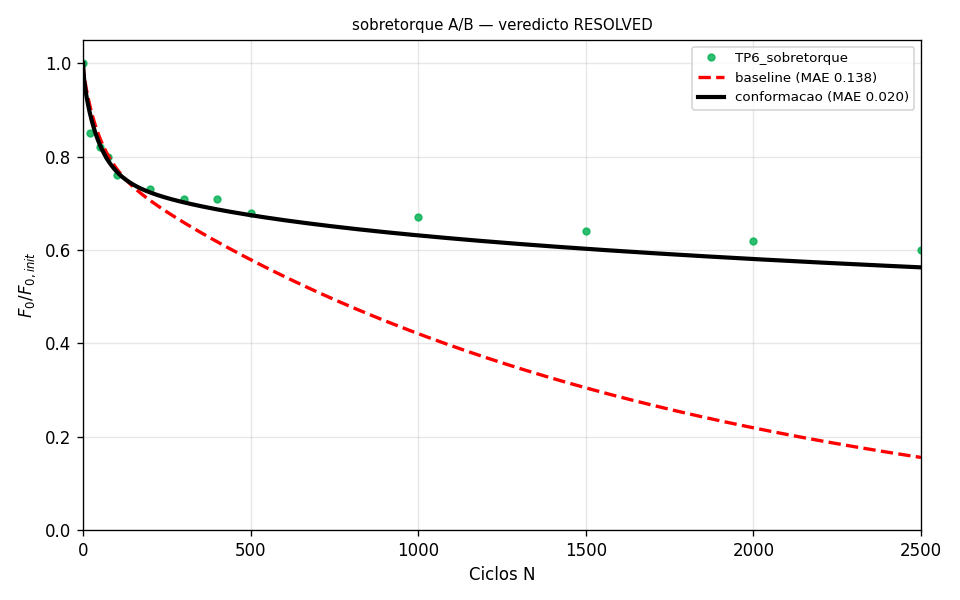

Generate this figure with Python:
"""Fase 2 — validacao do mecanismo de conformacao dependente de pressao
(spec 2026-07-04 §9). Testa se a fisica compartilhada COM conformacao ativa
fecha o sobretorque SEM perturbar as demais condicoes.

A/B direto (SharedCalibrator._fit_subset), n=2 fixo, W_conf_ref o unico novo
numero fitado. Artefatos proprios; o bloco `shared` canonico NUNCA e escrito.
Thresholds PRE-REGISTRADOS (spec §9) — nao ajustar para forcar veredicto.

Run:  python New_Theory/conformation_fit.py [--quick]
Runtime: ~2-6 h (duas passadas de fit x 4 condicoes x 2500 ciclos).
"""
from __future__ import annotations

import json
import sys
from pathlib import Path

ROOT = Path(__file__).resolve().parents[1]
sys.path.insert(0, str(ROOT / "src"))
sys.path.insert(0, str(ROOT / "New_Theory"))

OUT_JSON = ROOT / "New_Theory" / "conformation_fit.json"
OUT_PNG = ROOT / "New_Theory" / "conformation_fit.png"
OUT_MD = ROOT / "New_Theory" / "conformation_fit_report.md"

# Thresholds PRE-REGISTRADOS (spec §9) — congelados.
RESOLVE_MAE = 0.06
PERSIST_MAE = 0.10
OTHERS_HOLD = 0.01
OTHERS_DEGRADE = 0.02
_OTHERS = ("nova", "reusada", "reaperto")


def build_conformation_config(n_cycles: int = 2500):
    """Config compartilhada canonica + constantes de conformacao nos priors
    (n=2 e p_ref fixos; W_conf_ref e o unico novo fitavel). Import de
    calibrate_shared lazy (mantem o import do modulo leve para os testes)."""
    from calibrate_shared import build_shared_config
    cfg = build_shared_config(n_cycles=n_cycles)
    cfg.priors = dict(cfg.priors, W_conf_ref=1e5,
                      conform_pressure_exp=2.0, p_ref_conform=5.0e8)
    cfg.bounds = dict(cfg.bounds, W_conf_ref=(1e3, 1e8))
    return cfg


def build_conformation_config_fitn(n_cycles: int = 2500):
    """Como build_conformation_config, mas conform_pressure_exp TAMBEM fitavel
    (n livre em [0.5, 4.0]) — robustez do expoente de pressao (spec §11 #1)."""
    cfg = build_conformation_config(n_cycles=n_cycles)
    cfg.bounds = dict(cfg.bounds, conform_pressure_exp=(0.5, 4.0))
    return cfg


def build_conformation_config_effective(n_cycles: int = 2500):
    """Como build_conformation_config (n=2 fixo, W_conf_ref o unico fitavel),
    mas seleciona o driver auto-limitante 'effective' (spec §7): o incremento de
    W_conf e ponderado pelo gate de inicio-de-ciclo (plateau, nao equilibrio
    verdadeiro c*<1). Testa se a auto-atenuacao mantem a nova inerte SEM o n
    agudo que o strand 1 (fit-n) expos no driver raw."""
    cfg = build_conformation_config(n_cycles=n_cycles)
    cfg.conform_driver = "effective"
    return cfg


def build_conformation_config_effective_fitn(n_cycles: int = 2500):
    """Driver 'effective' com n TAMBEM fitavel — testa se a auto-atenuacao tira
    o n do teto (o rail 3.9999 que o strand 1 expos no driver raw)."""
    cfg = build_conformation_config_effective(n_cycles=n_cycles)
    cfg.bounds = dict(cfg.bounds, conform_pressure_exp=(0.5, 4.0))
    return cfg


def classify_conformation_verdict(base_maes, treat_maes,
                                  base_resid, treat_resid) -> dict:
    """Veredicto pre-registrado (spec §9). AS IS."""
    sob = float(treat_maes["sobretorque"])
    deltas = {c: float(treat_maes[c] - base_maes[c]) for c in _OTHERS}
    max_delta = max(deltas.values())
    resid_ok = abs(treat_resid) <= abs(base_resid) + 1.0
    if sob < RESOLVE_MAE and max_delta < OTHERS_HOLD and resid_ok:
        verdict = "RESOLVED"
    elif sob > PERSIST_MAE or max_delta > OTHERS_DEGRADE:
        verdict = "FALSIFIED"
    else:
        verdict = "PARTIAL"
    return dict(verdict=verdict, sobretorque_mae=sob,
                max_others_delta=max_delta, others_deltas=deltas,
                resid_ok=resid_ok)


def run_ab(n_cycles: int):
    """Baseline {C_creep} (conformacao off) vs treatment {C_creep, W_conf_ref}
    (conformacao ativa, n=2 fixo). Mesmo setup de F0 (bound 120 kN) nos dois."""
    from bolt_analysis_studio.calibration.shared_calibrator import SharedCalibrator
    from calibrate_shared import build_shared_config
    cal_b = SharedCalibrator(build_shared_config(n_cycles=n_cycles))
    cal_b._fit_subset(["C_creep"])
    base_maes = cal_b.mae_by_condition()
    cal_t = SharedCalibrator(build_conformation_config(n_cycles=n_cycles))
    cal_t._fit_subset(["C_creep", "W_conf_ref"])
    treat_maes = cal_t.mae_by_condition()
    return cal_b, base_maes, cal_t, treat_maes


def _sobretorque_residual(cal, n_cycles: int) -> float:
    """Residual de conservacao rodando o sobretorque com as constantes de
    `cal` (mesmo setup de _run_condition, mas expondo energy)."""
    from bolt_analysis_studio.numerical.dynamic_stiffness_analyzer import (
        DynamicStiffnessAnalyzer)
    cond = next(c for c in cal.cfg.conditions if c.name == "sobretorque")
    ana = DynamicStiffnessAnalyzer(
        cal.cfg.geom, cal._material(cond), cal._F0(cond),
        initial_damage=cond.D_init, initial_embedding_frac=cond.emb_consumed_frac)
    for _ in range(n_cycles):
        ana.step_cycle(cond.F_amp, cal.cfg.theta, cal.cfg.freq,
                       delta_amp=cond.delta_amp)
    return float(ana.energy.conservation_residual)


def main():
    import matplotlib
    matplotlib.use("Agg")
    import matplotlib.pyplot as plt

    quick = "--quick" in sys.argv
    n_cycles = 300 if quick else 2500

    cal_b, base_maes, cal_t, treat_maes = run_ab(n_cycles)
    base_resid = _sobretorque_residual(cal_b, n_cycles)
    treat_resid = _sobretorque_residual(cal_t, n_cycles)
    verdict = classify_conformation_verdict(base_maes, treat_maes,
                                            base_resid, treat_resid)
    W_conf_ref_fit = float(cal_t.constants["W_conf_ref"])

    print("== conformacao A/B (n=2 fixo; W_conf_ref o unico novo fitado) ==")
    for c in ("nova", "reusada", "sobretorque", "reaperto"):
        print(f"  {c:12s} base {base_maes[c]:.4f} -> treat {treat_maes[c]:.4f}"
              f"  (d {treat_maes[c]-base_maes[c]:+.4f})")
    print(f"  W_conf_ref fitado = {W_conf_ref_fit:.4g}")
    print(f"  residual sobretorque: base {base_resid:.3e} -> treat {treat_resid:.3e}")
    print(f"  VEREDICTO (pre-registrado): {verdict['verdict']}")

    # plot: sobretorque data + baseline sim + treatment sim
    sob_b = next(c for c in cal_b.cfg.conditions if c.name == "sobretorque")
    nb, rb = cal_b._run_condition(sob_b)
    sob_t = next(c for c in cal_t.cfg.conditions if c.name == "sobretorque")
    nt, rt = cal_t._run_condition(sob_t)
    fig, ax = plt.subplots(figsize=(8, 5))
    for cv in sob_b.curves:
        ax.plot(cv["cycles"], cv["ratio"], "o", ms=4, color="#00B050",
                alpha=0.8, label=cv["name"])
    ax.plot(nb, rb, "r--", lw=2, label=f"baseline (MAE {base_maes['sobretorque']:.3f})")
    ax.plot(nt, rt, "k-", lw=2.5,
            label=f"conformacao (MAE {treat_maes['sobretorque']:.3f})")
    ax.set_title(f"sobretorque A/B — veredicto {verdict['verdict']}", fontsize=9)
    ax.set_xlabel("Ciclos N"); ax.set_ylabel(r"$F_0/F_{0,init}$")
    ax.set_xlim(0, n_cycles); ax.set_ylim(0, 1.05); ax.grid(alpha=0.3)
    ax.legend(loc="upper right", fontsize=8)
    plt.tight_layout()

    if quick:
        fig.savefig(OUT_PNG, dpi=110)
        print("--quick: smoke (NAO cientifico); png gerado, sem JSON/report.")
        return
    fig.savefig(OUT_PNG, dpi=120)

    out = dict(
        campaign="Fase 2 — validacao da conformacao (spec 2026-07-04 §9)",
        method="A/B direto _fit_subset; n=2 fixo; W_conf_ref unico novo fitado",
        thresholds=dict(RESOLVE_MAE=RESOLVE_MAE, PERSIST_MAE=PERSIST_MAE,
                        OTHERS_HOLD=OTHERS_HOLD, OTHERS_DEGRADE=OTHERS_DEGRADE),
        baseline=dict(mae_by_condition=base_maes,
                      C_creep=float(cal_b.constants["C_creep"]),
                      sobretorque_residual=base_resid),
        treatment=dict(mae_by_condition=treat_maes,
                       C_creep=float(cal_t.constants["C_creep"]),
                       W_conf_ref=W_conf_ref_fit,
                       conform_pressure_exp=2.0, p_ref_conform=5.0e8,
                       sobretorque_residual=treat_resid),
        verdict=verdict,
        canonical_shared_block="NAO escrito (experimento)")
    OUT_JSON.write_text(json.dumps(out, indent=2, ensure_ascii=False) + "\n",
                        encoding="utf-8")
    lines = ["# Validacao da conformacao — A/B (Fase 2)", "",
             f"**Veredicto (pre-registrado): {verdict['verdict']}**", "",
             "| Condicao | baseline | conformacao | delta |", "|---|---:|---:|---:|"]
    lines += [f"| {c} | {base_maes[c]:.4f} | {treat_maes[c]:.4f} | "
              f"{treat_maes[c]-base_maes[c]:+.4f} |"
              for c in ("nova", "reusada", "sobretorque", "reaperto")]
    lines += ["", f"W_conf_ref fitado = {W_conf_ref_fit:.4g} (n=2 fixo). "
              f"Residual sobretorque {base_resid:.3e} -> {treat_resid:.3e}."]
    OUT_MD.write_text("\n".join(lines) + "\n", encoding="utf-8")
    print(f"Artefatos: {OUT_JSON.name}, {OUT_PNG.name}, {OUT_MD.name}")


def main_fitn():
    """Robustez do expoente n (spec §11 #1): trata conform_pressure_exp como
    LIVRE e compara com o resultado n=2 fixo (conformation_fit.json). Escreve
    conformation_fitn.{json,md}. Bloco shared canonico NUNCA escrito."""
    from bolt_analysis_studio.calibration.shared_calibrator import SharedCalibrator
    from calibrate_shared import build_shared_config

    quick = "--quick" in sys.argv
    n_cycles = 300 if quick else 2500

    cal_b = SharedCalibrator(build_shared_config(n_cycles=n_cycles))
    cal_b._fit_subset(["C_creep"])
    base_maes = cal_b.mae_by_condition()
    cal_t = SharedCalibrator(build_conformation_config_fitn(n_cycles=n_cycles))
    cal_t._fit_subset(["C_creep", "W_conf_ref", "conform_pressure_exp"])
    treat_maes = cal_t.mae_by_condition()
    base_resid = _sobretorque_residual(cal_b, n_cycles)
    treat_resid = _sobretorque_residual(cal_t, n_cycles)
    verdict = classify_conformation_verdict(base_maes, treat_maes,
                                            base_resid, treat_resid)
    n_fit = float(cal_t.constants["conform_pressure_exp"])
    W_fit = float(cal_t.constants["W_conf_ref"])

    print("== conformacao A/B com n LIVRE (robustez do expoente) ==")
    for c in ("nova", "reusada", "sobretorque", "reaperto"):
        print(f"  {c:12s} base {base_maes[c]:.4f} -> treat {treat_maes[c]:.4f}"
              f"  (d {treat_maes[c]-base_maes[c]:+.4f})")
    print(f"  n fitado = {n_fit:.3f} (vs 2.0 fixo)   W_conf_ref = {W_fit:.4g}")
    print(f"  VEREDICTO (mesmos thresholds §9): {verdict['verdict']}")

    if quick:
        print("--quick: smoke (NAO cientifico); sem JSON/report.")
        return
    out = dict(
        campaign="Fase 2 — robustez do expoente n (spec §11 #1)",
        method="A/B; treatment livre {C_creep, W_conf_ref, conform_pressure_exp}",
        baseline=dict(mae_by_condition=base_maes, sobretorque_residual=base_resid),
        treatment=dict(mae_by_condition=treat_maes, W_conf_ref=W_fit,
                       conform_pressure_exp_fitted=n_fit, p_ref_conform=5.0e8,
                       sobretorque_residual=treat_resid),
        reference_n2="conformation_fit.json (n=2 fixo: W_conf_ref 1.253e4, sob 0.0201, RESOLVED)",
        verdict=verdict, canonical_shared_block="NAO escrito (experimento)")
    (ROOT / "New_Theory" / "conformation_fitn.json").write_text(
        json.dumps(out, indent=2, ensure_ascii=False) + "\n", encoding="utf-8")
    lines = ["# Robustez do expoente n — A/B (Fase 2, spec §11 #1)", "",
             f"**Veredicto: {verdict['verdict']}**  |  n fitado = {n_fit:.3f} "
             f"(vs 2.0 fixo), W_conf_ref = {W_fit:.4g}", "",
             "| Condicao | baseline | conformacao (n livre) | delta |",
             "|---|---:|---:|---:|"]
    lines += [f"| {c} | {base_maes[c]:.4f} | {treat_maes[c]:.4f} | "
              f"{treat_maes[c]-base_maes[c]:+.4f} |"
              for c in ("nova", "reusada", "sobretorque", "reaperto")]
    (ROOT / "New_Theory" / "conformation_fitn_report.md").write_text(
        "\n".join(lines) + "\n", encoding="utf-8")
    print("Artefatos: conformation_fitn.json, conformation_fitn_report.md")


def main_effective():
    """Strand 2 (spec §7): driver auto-limitante 'effective' vs OFF (veredicto
    pre-registrado §9) + fit-n no effective (o n sai do teto que o raw railou?).
    Referencias raw: conformation_fit.json (n=2, RESOLVED) e conformation_fitn.json
    (n=3.9999 railed). Escreve conformation_effective.{json,md}. Bloco shared
    canonico NUNCA escrito."""
    from bolt_analysis_studio.calibration.shared_calibrator import SharedCalibrator
    from calibrate_shared import build_shared_config

    quick = "--quick" in sys.argv
    n_cycles = 300 if quick else 2500

    # baseline: conformacao OFF
    cal_b = SharedCalibrator(build_shared_config(n_cycles=n_cycles))
    cal_b._fit_subset(["C_creep"])
    base_maes = cal_b.mae_by_condition()
    base_resid = _sobretorque_residual(cal_b, n_cycles)

    # tratamento: driver effective (n=2 fixo)
    cal_e = SharedCalibrator(build_conformation_config_effective(n_cycles=n_cycles))
    cal_e._fit_subset(["C_creep", "W_conf_ref"])
    eff_maes = cal_e.mae_by_condition()
    eff_resid = _sobretorque_residual(cal_e, n_cycles)
    verdict = classify_conformation_verdict(base_maes, eff_maes, base_resid, eff_resid)
    W_eff = float(cal_e.constants["W_conf_ref"])

    # fit-n no effective: o n sai do teto (4.0) que o raw railou?
    cal_ef = SharedCalibrator(build_conformation_config_effective_fitn(n_cycles=n_cycles))
    cal_ef._fit_subset(["C_creep", "W_conf_ref", "conform_pressure_exp"])
    effn_maes = cal_ef.mae_by_condition()
    n_eff = float(cal_ef.constants["conform_pressure_exp"])
    W_effn = float(cal_ef.constants["W_conf_ref"])

    print("== conformacao driver EFFECTIVE (auto-limitante) vs OFF ==")
    for c in ("nova", "reusada", "sobretorque", "reaperto"):
        print(f"  {c:12s} off {base_maes[c]:.4f} -> eff {eff_maes[c]:.4f}"
              f"  (d {eff_maes[c]-base_maes[c]:+.4f})")
    print(f"  W_conf_ref (effective, n=2) = {W_eff:.4g}")
    print(f"  residual sobretorque: off {base_resid:.3e} -> eff {eff_resid:.3e}")
    print(f"  VEREDICTO (effective vs off, §9): {verdict['verdict']}")
    print(f"  fit-n no effective: n = {n_eff:.3f} (raw railou em 3.9999)  W = {W_effn:.4g}")
    print(f"    sobretorque(fit-n eff) = {effn_maes['sobretorque']:.4f}")

    if quick:
        print("--quick: smoke (NAO cientifico); sem JSON/report.")
        return
    out = dict(
        campaign="Fase 2 strand 2 — driver de conformacao auto-limitante (spec §7)",
        method="A/B effective-vs-OFF (n=2 fixo) + fit-n no effective; mesmo classificador §9",
        thresholds=dict(RESOLVE_MAE=RESOLVE_MAE, PERSIST_MAE=PERSIST_MAE,
                        OTHERS_HOLD=OTHERS_HOLD, OTHERS_DEGRADE=OTHERS_DEGRADE),
        baseline=dict(mae_by_condition=base_maes,
                      C_creep=float(cal_b.constants["C_creep"]),
                      sobretorque_residual=base_resid),
        treatment=dict(driver="effective", mae_by_condition=eff_maes,
                       C_creep=float(cal_e.constants["C_creep"]),
                       W_conf_ref=W_eff, conform_pressure_exp=2.0,
                       p_ref_conform=5.0e8, sobretorque_residual=eff_resid),
        fitn_effective=dict(mae_by_condition=effn_maes,
                            conform_pressure_exp_fitted=n_eff, W_conf_ref=W_effn),
        reference_raw_n2="conformation_fit.json (raw n=2: W_conf_ref 1.253e4, sob 0.0201, RESOLVED)",
        reference_raw_fitn="conformation_fitn.json (raw fit-n: n=3.9999 railed, PARTIAL)",
        verdict=verdict, canonical_shared_block="NAO escrito (experimento)")
    (ROOT / "New_Theory" / "conformation_effective.json").write_text(
        json.dumps(out, indent=2, ensure_ascii=False) + "\n", encoding="utf-8")
    lines = ["# Driver de conformacao auto-limitante — strand 2 (spec §7)", "",
             f"**Veredicto (effective vs off, §9): {verdict['verdict']}**  |  "
             f"W_conf_ref(eff,n=2) = {W_eff:.4g}", "",
             "| Condicao | off | effective (n=2) | delta |", "|---|---:|---:|---:|"]
    lines += [f"| {c} | {base_maes[c]:.4f} | {eff_maes[c]:.4f} | "
              f"{eff_maes[c]-base_maes[c]:+.4f} |"
              for c in ("nova", "reusada", "sobretorque", "reaperto")]
    lines += ["", f"Residual sobretorque {base_resid:.3e} -> {eff_resid:.3e}.", "",
              f"**fit-n no effective:** n = {n_eff:.3f} (raw railou em 3.9999), "
              f"W_conf_ref = {W_effn:.4g}, sobretorque = {effn_maes['sobretorque']:.4f}.",
              "", "Referencias raw: conformation_fit.json (n=2 RESOLVED), "
              "conformation_fitn.json (fit-n railed)."]
    (ROOT / "New_Theory" / "conformation_effective_report.md").write_text(
        "\n".join(lines) + "\n", encoding="utf-8")
    print("Artefatos: conformation_effective.json, conformation_effective_report.md")


if __name__ == "__main__":
    if "--effective" in sys.argv:
        main_effective()
    elif "--fit-n" in sys.argv:
        main_fitn()
    else:
        main()
